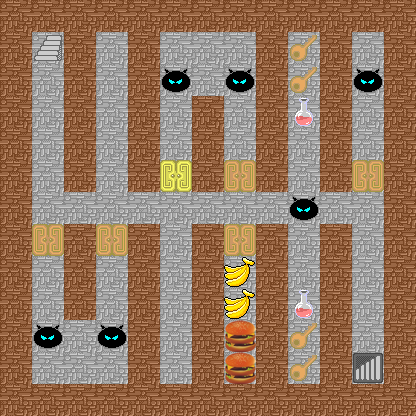

A level layout from a 2D game, rendered from its tile map. Below: a short description, then the map file with tile-grid data replaced by summaries:
An orthogonal 13x13 tile map with 32x32 px tiles, 11 tile layers (Background, Wall, OrangeLock, YellowLock, ...), 8 tilesets and 6 objects (Upstair, HeroExit, Downstair, HeroEnter, Shield, ...).

<map version="1.0" orientation="orthogonal" renderorder="right-down" width="13" height="13" tilewidth="32" tileheight="32">
 <tileset firstgid="1" name="Monster" tilewidth="32" tileheight="32">
  <image source="魔塔吧优质标准化大素材库/Battlers/Monster01-12_3_1.png" width="32" height="32" />
 </tileset>
 <tileset firstgid="2" name="Key" tilewidth="32" tileheight="32">
  <image source="魔塔吧优质标准化大素材库/Characters/Event01-Door07.png" width="128" height="128" />
 </tileset>
 <tileset firstgid="18" name="Wall" tilewidth="32" tileheight="32">
  <image source="魔塔吧优质标准化大素材库/Characters/Event01-Wall01.png" width="128" height="128" />
 </tileset>
 <tileset firstgid="34" name="RedBottles" tilewidth="32" tileheight="32">
  <image source="魔塔吧优质标准化大素材库/Icons/Item01-02_1_1.png" width="32" height="32" />
 </tileset>
 <tileset firstgid="35" name="Banana" tilewidth="32" tileheight="32">
  <image source="魔塔吧优质标准化大素材库/Icons/Item01-06_4_1.png" width="32" height="32" />
 </tileset>
 <tileset firstgid="36" name="Hamburger" tilewidth="32" tileheight="32">
  <image source="魔塔吧优质标准化大素材库/Icons/Item03-06_3_4.png" width="32" height="32" />
 </tileset>
 <tileset firstgid="37" name="Downstair" tilewidth="32" tileheight="32">
  <image source="魔塔吧优质标准化大素材库/Icons/Downstair.png" width="32" height="32" />
 </tileset>
 <tileset firstgid="38" name="Upstair" tilewidth="32" tileheight="32">
  <image source="魔塔吧优质标准化大素材库/Icons/Upstair.png" width="32" height="32" />
 </tileset>
 <layer name="Background" width="13" height="13">
  <data>[169 cells, 169 non-empty, 1 distinct tile ids]</data>
 </layer>
 <layer name="Wall" width="13" height="13">
  <data>[169 cells, 94 non-empty, 1 distinct tile ids]</data>
 </layer>
 <layer name="OrangeLock" width="13" height="13">
  <data>[169 cells, 5 non-empty, 1 distinct tile ids]</data>
 </layer>
 <layer name="YellowLock" width="13" height="13">
  <data>[169 cells, 1 non-empty, 1 distinct tile ids]</data>
 </layer>
 <layer name="OrangeKey" width="13" height="13">
  <data>[169 cells, 4 non-empty, 1 distinct tile ids]</data>
 </layer>
 <layer name="Monster" width="13" height="13">
  <data>[169 cells, 6 non-empty, 1 distinct tile ids]</data>
 </layer>
 <layer name="RedBottles" width="13" height="13">
  <data>[169 cells, 2 non-empty, 1 distinct tile ids]</data>
 </layer>
 <layer name="Banana" width="13" height="13">
  <data>[169 cells, 2 non-empty, 1 distinct tile ids]</data>
 </layer>
 <layer name="Hamburger" width="13" height="13">
  <data>[169 cells, 2 non-empty, 1 distinct tile ids]</data>
 </layer>
 <layer name="Downstair" width="13" height="13">
  <data>[169 cells, 1 non-empty, 1 distinct tile ids]</data>
 </layer>
 <layer name="Upstair" width="13" height="13">
  <data>[169 cells, 1 non-empty, 1 distinct tile ids]</data>
 </layer>
 <objectgroup name="Object">
  <object name="Upstair" x="48" y="48" />
  <object name="HeroExit" x="48" y="80" />
  <object name="Downstair" x="368" y="368" />
  <object name="HeroEnter" x="368" y="336" />
  <object name="Shield" x="208" y="48">
   <properties>
    <property name="ATK" value="0" />
    <property name="Address" value="DarkShield.png" />
    <property name="DEF" value="80" />
   </properties>
  </object>
  <object name="Sword" x="80" y="368">
   <properties>
    <property name="ATK" value="80" />
    <property name="Address" value="DarkSword.png" />
    <property name="DEF" value="0" />
   </properties>
  </object>
 </objectgroup>
</map>
